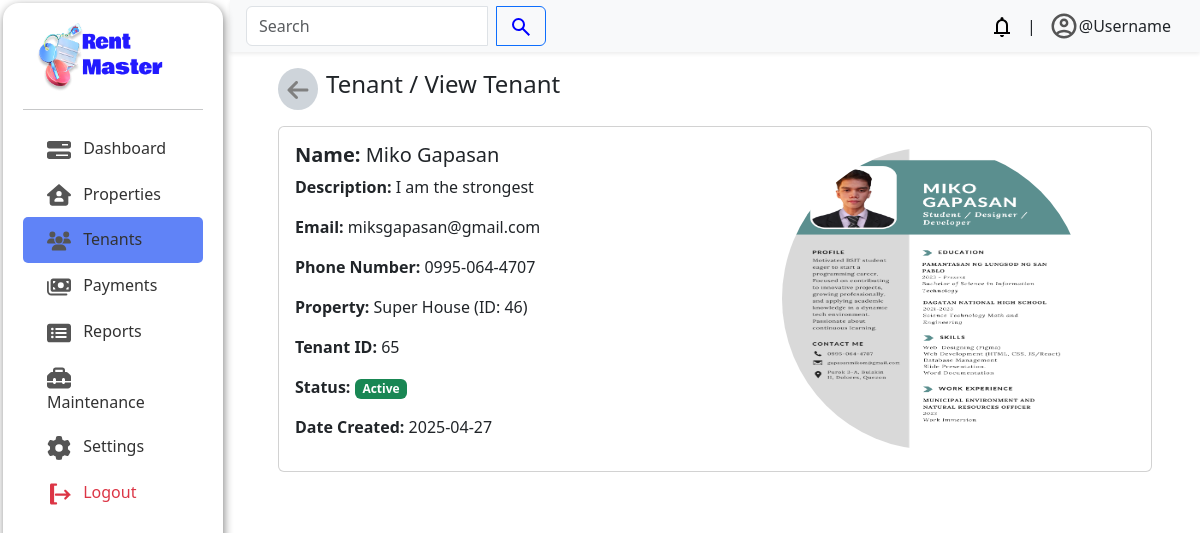
/admin/index.php?page=tenants/view&tenant_id=65, run on the app's committed database.
### tables this page shows
CREATE TABLE `tenants` (
  `tenant_id` int(11) NOT NULL,
  `user_id` int(11) NOT NULL,
  `property_id` int(11) NOT NULL,
  `tenant_status` enum('pending','active','terminated') NOT NULL DEFAULT 'pending',
  `tenant_date_created` date NOT NULL DEFAULT current_timestamp(),
  `tenant_terminated_at` date DEFAULT NULL
);

CREATE TABLE `users` (
  `user_id` int(11) NOT NULL,
  `user_name` varchar(100) DEFAULT NULL,
  `user_email` varchar(100) NOT NULL,
  `user_password` varchar(100) DEFAULT NULL,
  `user_phone_number` varchar(50) NOT NULL,
  `user_address` varchar(100) NOT NULL,
  `user_description` varchar(2000) DEFAULT NULL,
  `user_image` varchar(500) DEFAULT NULL,
  `user_role` enum('tenant','landlord','visitor') NOT NULL
);

CREATE TABLE `properties` (
  `property_id` int(11) NOT NULL,
  `property_name` varchar(100) NOT NULL,
  `property_location` varchar(200) NOT NULL,
  `property_date_created` date NOT NULL,
  `property_description` varchar(1000) NOT NULL,
  `property_status` enum('available','unavailable') NOT NULL DEFAULT 'available',
  `property_rental_price` decimal(10,0) NOT NULL
);

### admin/tenants/view.php (the view, shortened to what this page needs)
<?php
require_once '../database/config.php';
if (isset($_GET['tenant_id'])) {
    $tenant_id = $_GET['tenant_id'];
    $query = "
        SELECT *
        FROM tenants
        JOIN users ON tenants.user_id = users.user_id
        JOIN properties ON tenants.property_id = properties.property_id
        WHERE tenants.tenant_id = $tenant_id;";
    $result = mysqli_query($conn, $query);
?>
   <?php if ($tenant = mysqli_fetch_assoc($result)) { ?>
<div class="container px-lg-5 mb-4 px-lg-5 px-md-4 px-sm-3 px-2">
    <header class="d-flex align-items-center mt-3 gap-2">
        <a href="?page=tenants/index" class="p-2 rounded-circle bg-dark-subtle">
        </a>
        <h4 class="fw-medium">Tenant / View Tenant</h4>
    </header>
    <div class="card mt-3">
        <div class="row g-0">
            <div class="col-lg-6">
                <div class="card-body">
                    <h5 class="card-title"><strong>Name:</strong> <?php echo htmlspecialchars($tenant['user_name']); ?></h5>
                    <p><strong>Description:</strong> <?php echo htmlspecialchars($tenant['user_description']); ?></p>
                    <p><strong>Email:</strong> <?php echo htmlspecialchars($tenant['user_email']); ?></p>
                    <p><strong>Phone Number:</strong> <?php echo htmlspecialchars($tenant['user_phone_number']); ?></p>
                    <p><strong>Property:</strong> <?php echo htmlspecialchars($tenant['property_name']); ?> (ID: <?php echo $tenant['property_id']; ?>)</p>
                    <p><strong>Tenant ID:</strong> <?php echo $tenant['tenant_id']; ?></p>
                    <p><strong>Status:</strong>
                        <?php
                            switch ($tenant['tenant_status']) {
                                case 'active':
                                    echo "<span class='badge bg-success'>Active</span>";
                                    break;
                            }
                        ?>
                    </p>
                    <p><strong>Date Created:</strong> <?php echo htmlspecialchars($tenant['tenant_date_created']); ?></p>
                </div>
            </div>
            <div class="col-lg-6 p-3 d-flex align-items-center justify-content-center">
                <img src="<?php echo htmlspecialchars($tenant['user_image']); ?>" alt="Tenant Image" class="card-img-top rounded-circle img-fluid" style="aspect-ratio:1/1; width: 75%;">
            </div>
        </div>
    </div>
</div>
<?php
    } else {
        echo "<div class='text-center text-bg-warning'>Tenant not found</div>";
        exit;
    }
}
?>

### admin/css/style.css (style rules this page uses)
body { display: flex; }
*, *::before, *::after { box-sizing: border-box; }
:root { --main-bg: #FAFAFA; --sub-bg: #C7EEFF; --accent: #2938ff; --fc1: #1D242B; --p: #323232; --fw1: 700; --fw2: 400; }
body { background-color: var(--main-bg); }

### data on the page
tenants: user.user_name "Miko Gapasan", user.user_description "I am the strongest", user.user_email "miksgapasan@gmail.com", user.user_phone_number "0995-064-4707", property.property_name "Super House", property.property_id "46", tenant_id "65", tenant_date_created "2025-04-27", user.user_image (picture)
